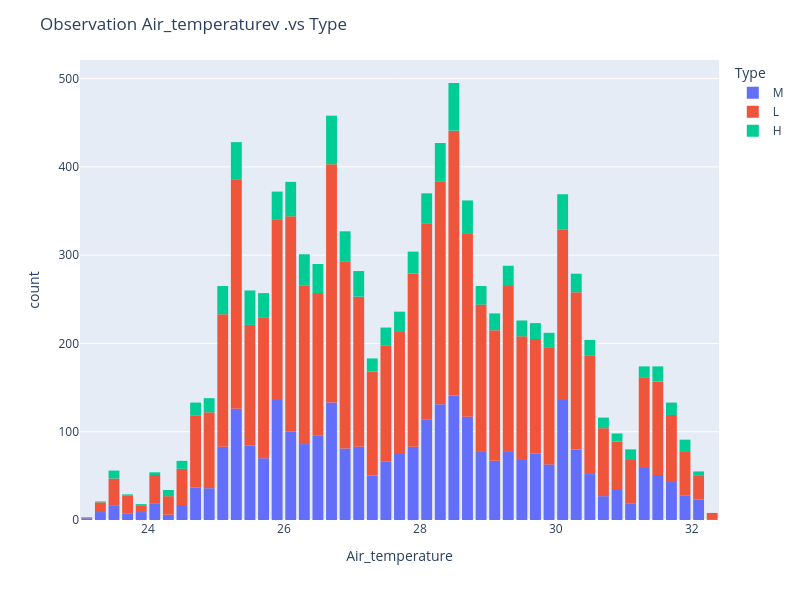

Source (notebook cell):
### Code cell
# Histogram that show how can see Air_temperature with Type  :
fig = px.histogram(df, x="Air_temperature", color="Type")
fig.update_layout(
    bargap=0.2,
    title="Observation Air_temperaturev .vs Type",
    legend_title="Type",
    width=800,  
    height=600  
)
fig.show()

### Figure 1 — Plotly figure (JSON) as saved in the notebook; plotly's stock layout.template omitted (floating-point values rounded to 4 significant figures; data arrays with more than 128 entries replaced by an {"elided": "..."} marker saying what was removed)
{"data": [{"alignmentgroup": "True", "bingroup": "x", "hovertemplate": "Type=M<br>Air_temperature=%{x}<br>count=%{y}<extra></extra>", "legendgroup": "M", "marker": {"color": "#636efa", "pattern": {"shape": ""}}, "name": "M", "offsetgroup": "M", "orientation": "v", "showlegend": true, "type": "histogram", "x": {"elided": "2997 float values"}, "xaxis": "x", "yaxis": "y"}, {"alignmentgroup": "True", "bingroup": "x", "hovertemplate": "Type=L<br>Air_temperature=%{x}<br>count=%{y}<extra></extra>", "legendgroup": "L", "marker": {"color": "#EF553B", "pattern": {"shape": ""}}, "name": "L", "offsetgroup": "L", "orientation": "v", "showlegend": true, "type": "histogram", "x": {"elided": "6000 float values"}, "xaxis": "x", "yaxis": "y"}, {"alignmentgroup": "True", "bingroup": "x", "hovertemplate": "Type=H<br>Air_temperature=%{x}<br>count=%{y}<extra></extra>", "legendgroup": "H", "marker": {"color": "#00cc96", "pattern": {"shape": ""}}, "name": "H", "offsetgroup": "H", "orientation": "v", "showlegend": true, "type": "histogram", "x": {"elided": "1003 float values"}, "xaxis": "x", "yaxis": "y"}], "layout": {"bargap": 0.2, "barmode": "relative", "height": 600, "legend": {"title": {"text": "Type"}, "tracegroupgap": 0}, "margin": {"t": 60}, "title": {"text": "Observation Air_temperaturev .vs Type"}, "width": 800, "xaxis": {"anchor": "y", "domain": [0, 1], "title": {"text": "Air_temperature"}}, "yaxis": {"anchor": "x", "domain": [0, 1], "title": {"text": "count"}}}}
